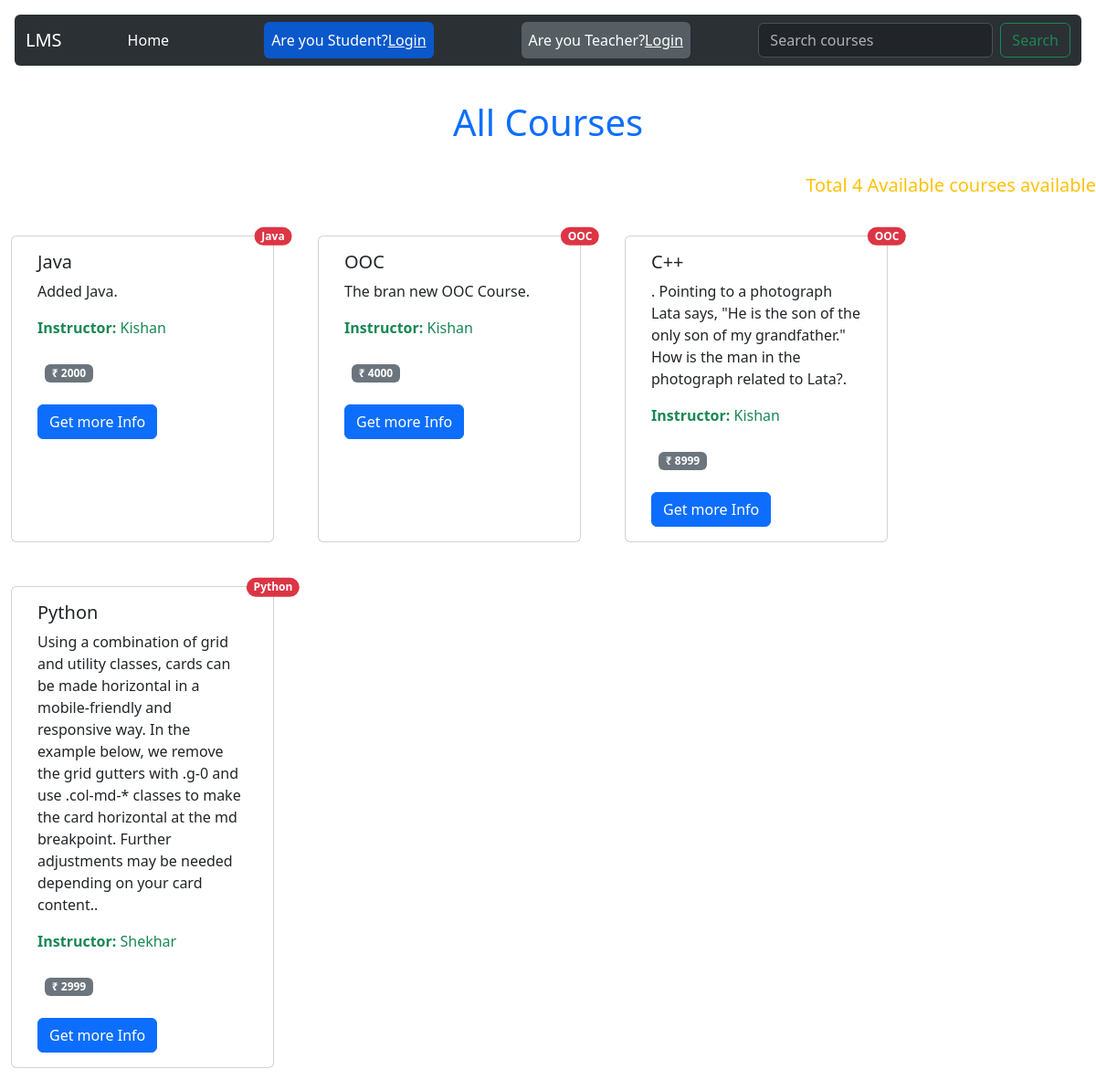
Before: / with the older database file.
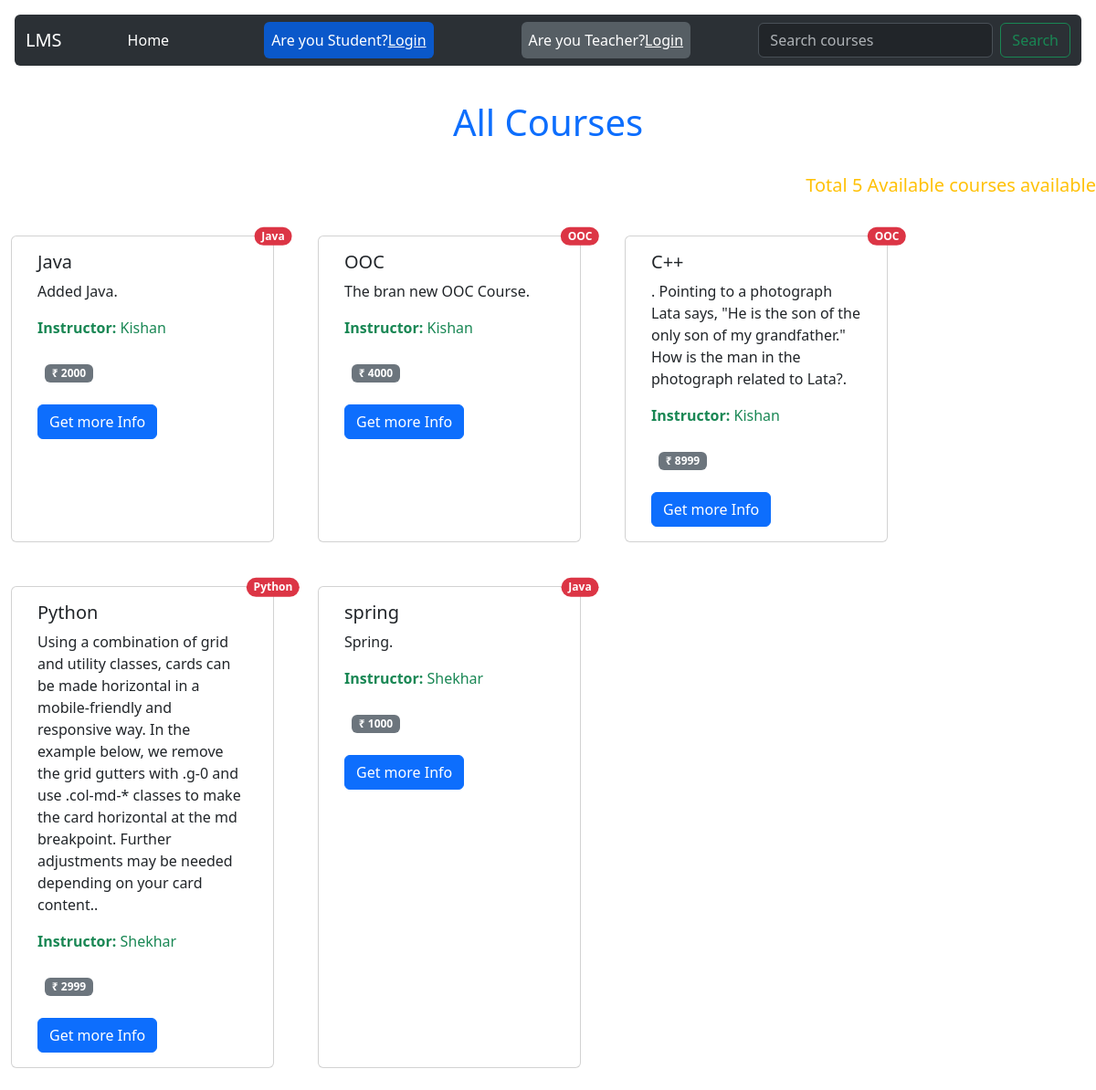
After: the same page with the newer database file.
### base/models.py (models this page shows, shortened)
class Course(models.Model):
    courseName = models.CharField(max_length=200)
    teacher_id=models.ForeignKey(Teacher,on_delete=models.CASCADE)
    description=models.TextField()
    content=models.TextField()
    price=models.CharField(max_length=10)
    category=models.CharField(max_length=200)

class Teacher(models.Model):
    name = models.CharField(max_length=100)
    email = models.EmailField()
    password=models.CharField(max_length=50)
    phone = models.CharField(max_length=20, blank=True)
    address = models.TextField(blank=True)
    age=models.CharField(max_length=10)
    gender=models.CharField(max_length=20)
    def __str__(self):
        return self.name

### base/views.py (the view)
# urls.py: path('',views.home,name="home"),
def home(request):
    if request.GET.get('q') != None:
        q = request.GET.get('q')
        course = Course.objects.filter(courseName__icontains=q)
    else:
        course = Course.objects.all()
        q = "All"
    context = {'course': course, 'q': q}
    return render(request, 'base/home.html', context)

### base/templates/base/home.html (shortened to what this page needs)
{% extends 'main.html' %}
{% block content %}
<p class="text-center text-primary fs-1 my-4" style="padding-top: 5rem;">{{q}} Courses</p>
<p class="text-end text-warning fs-5" >Total {{course.count}} Available courses available</p>
    <div class="row">
        {% for c in course %}
        <div class="card m-4" style="width: 18rem;">
            <span class="position-absolute top-0 start-100 translate-middle badge rounded-pill bg-danger">
                {{c.category}}
              </span>
            <div class="card-body">
                <h5 class="card-title">{{c.courseName}}</h5>
                <p class="card-text">{{c.description}}.</p>
                <span class="ml-5 text-success"><b>Instructor:</b> {{c.teacher_id}}</span>
                <div class="my-3 p-2">
                    <span class="badge text-bg-secondary">&#8377; {{c.price}}</span>
                </div>
                <a class="btn btn-primary" href="{% url 'course' c.id %}">Get more Info</a>
            </div>
        </div>
        {% endfor %}
    </div>
{% endblock content %}

### templates/main.html (shortened to what this page needs)
<!DOCTYPE html>
<html lang="en">
<head>
    <link href="https://cdn.jsdelivr.net/npm/bootstrap@5.3.2/dist/css/bootstrap.min.css" rel="stylesheet"
>
</head>
</head>
<body>
    {% include 'navbar.html' %}
    {% block content %}
    {% endblock %}
</body>
</html>

### templates/navbar.html (shortened to what this page needs)
<nav class="navbar navbar-expand-lg bg-body-tertiary m-3 rounded fixed-top" data-bs-theme="dark">
    <div class="container-fluid">
        <a class="navbar-brand" href="#">LMS</a>
        <div class="collapse navbar-collapse" id="navbarSupportedContent">
            <ul class="navbar-nav me-auto mb-2 mb-lg-0">
                <li class="nav-item mx-5">
                    <a class="nav-link active" aria-current="page" href="/">Home</a>
                </li>
                <li class="nav-item mx-5">
                    <a class="nav-link active btn btn-primary " aria-current="page" href="{% url 'login' %}">Are you Student?<u>Login</u></a>
                </li>
                <li class="nav-item mx-5">
                    <a class="nav-link active btn btn-secondary" aria-current="page" href="{% url 'teacherloginpage' %}">Are you Teacher?<u>Login</u></a>
                </li>
            </ul>
            <form class="d-flex" role="search" method="get" action="">
                <input class="form-control me-2" type="search" placeholder="Search courses" aria-label="Search" name="q">
                <button class="btn btn-outline-success" type="submit">Search</button>
            </form>
        </div>
    </div>
</nav>

Changed rows visible on the page:
added Course: category "Java", courseName "spring", description "Spring", teacher_id "Shekhar", price "1000"
Other visible differences:
{{ course.count }}: "4" → "5"
